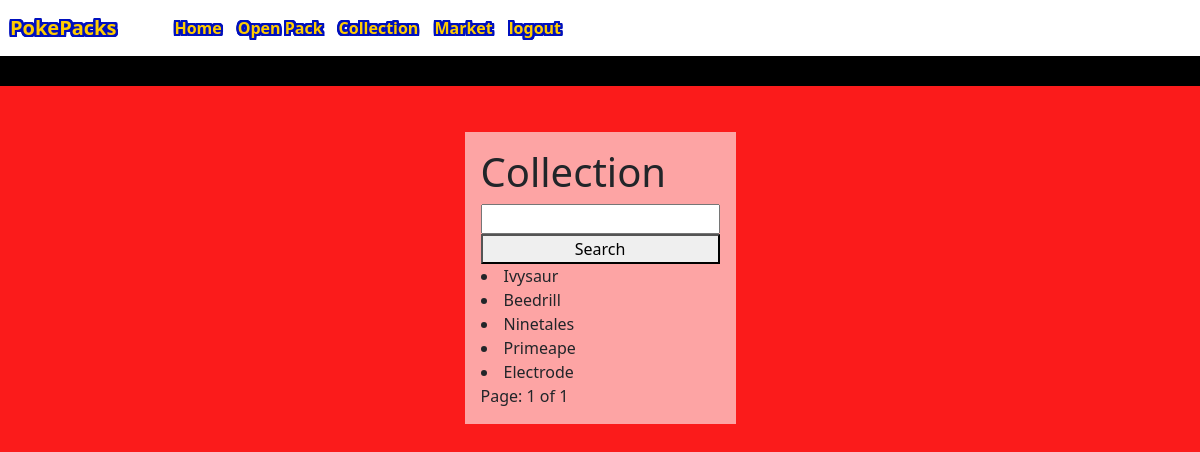
Screenshot of /collection/ (signed in) with the database file from the repository.
### pokepacks/models.py (models this page shows, shortened)
class Pokemon(models.Model):
    pokeID = models.IntegerField(default=0)
    name = models.CharField(max_length=200)
    type1 = models.CharField(max_length=200)
    type2 = models.CharField(max_length=200, null="true", blank="true")
    image = models.CharField(max_length=500, default="none")
    rarity = models.CharField(max_length=500)
    generation = models.IntegerField()

### pokepacks/views.py (the view)
# urls.py: path('collection/', views.collection, name='collection'),
def collection(request):
    user_id = request.user.id  # Get user_id from request
    usersIndexeslist = list(UsersPokemon.objects.filter(UserID=user_id))
    indexes = []
    for y in usersIndexeslist:
        indexes.append(y.pokemonID)
    UsersPokemons = []
    UsersPokemons = Pokemon.objects.filter(pokeID__in=indexes)
    name = request.GET.get('pokemon_name')
    if name != '' and name is not None:
        UsersPokemons = UsersPokemons.filter(name__icontains=name)
    paginator = Paginator(UsersPokemons, 10)
    page = request.GET.get('page')
    UsersPokemons = paginator.get_page(page)
    return render(request, 'pokepacks/collection.html',
                  {"object": UsersPokemons})

### pokepacks/templates/pokepacks/collection.html (shortened to what this page needs)
{% extends 'pokepacks/base.html'%}
        {% block body %}
        <div class="d-flex justify-content-center">
            <div class="home-container">
                <h1>Collection</h1>
                <form action="" method="GET">
                    <input type="search" name="pokemon_name" />
                    <button type="submit">Search</button>
                    {% for pokemon in object %}
                    <li>{{ pokemon.name }}</li>
                    {% endfor %} Page: {{ object.number }} of
                    {{object.paginator.num_pages}}
                </form>
            </div>
        </div>
        {% endblock %}

### pokepacks/static/pokepacks/base.css (style rules this page uses)
body { background-color: rgb(251, 27, 27); }
.home-container { display: inline-block; background-color: rgba(255, 255, 255, 0.6); padding: 16px; margin:16px; }
form { display: flex; flex-direction: column; }

### rows the page displays
Pokemon: name "Ivysaur"
Pokemon: name "Beedrill"
Pokemon: name "Ninetales"
Pokemon: name "Primeape"
Pokemon: name "Electrode"

### other values shown
{{ object.number }} "1"
{{ object.paginator.num_pages }} "1"
